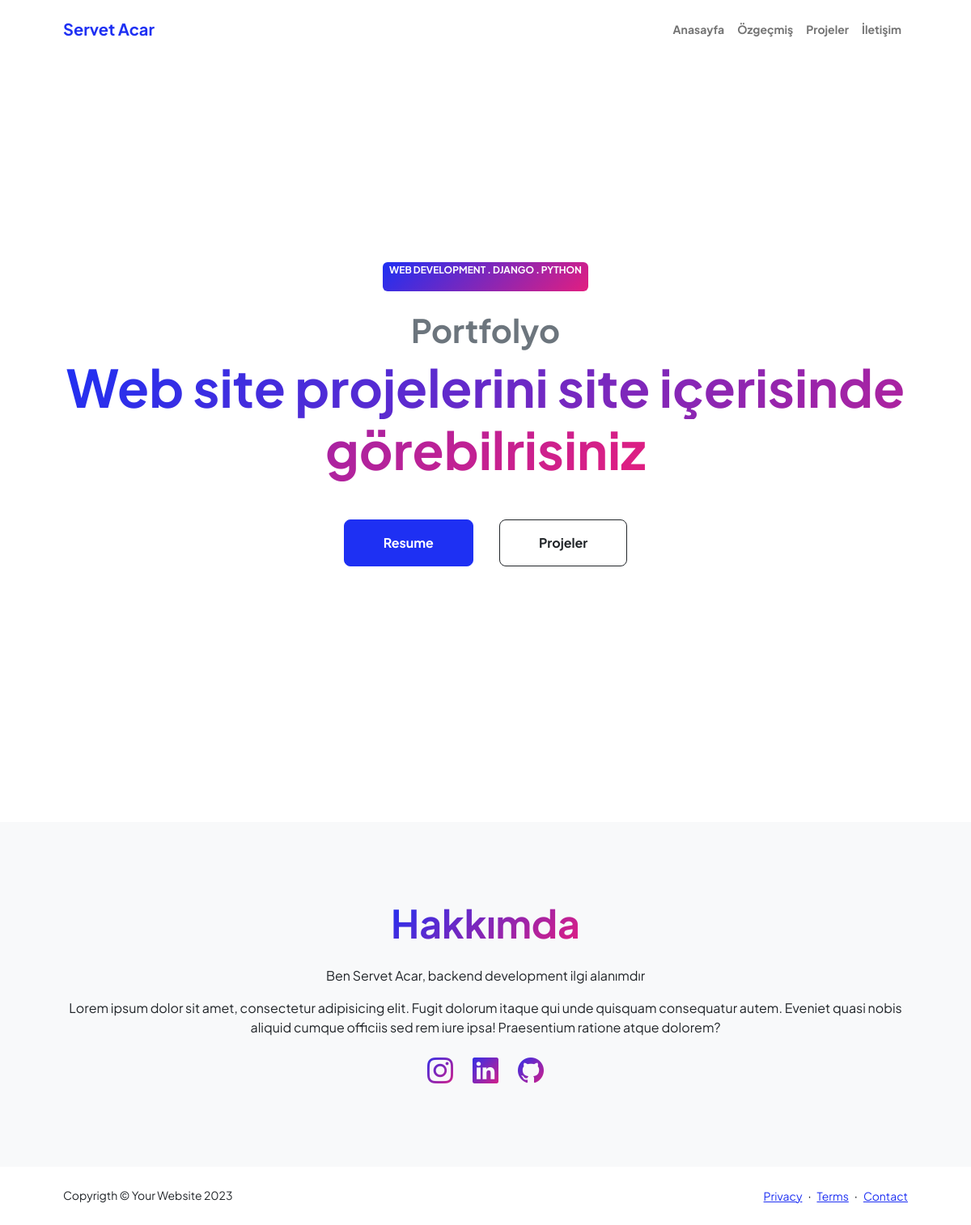
Before: / with the older database file.
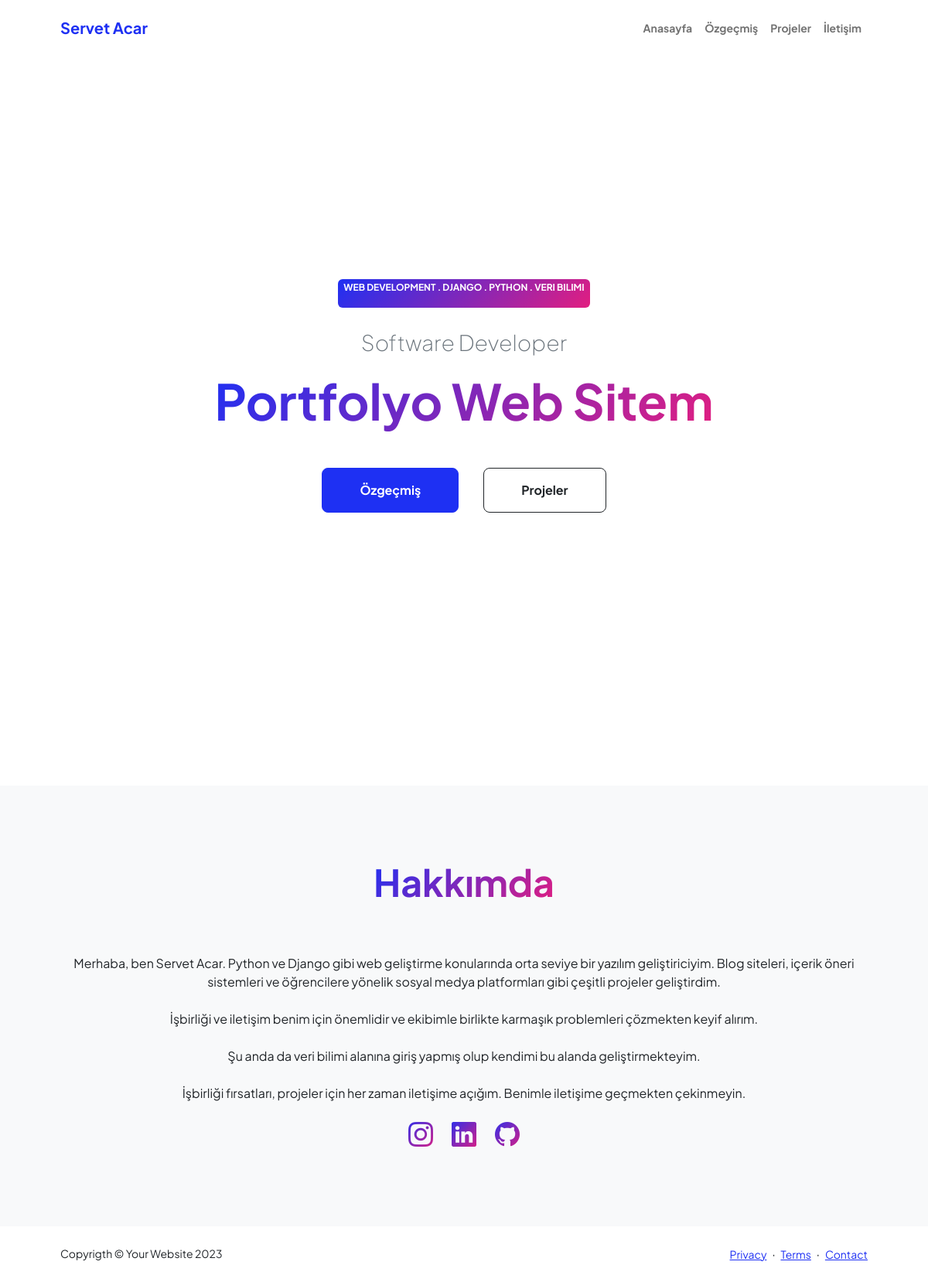
After: the same page with the newer database file.
### base/models.py (models this page shows)
class Main(models.Model):
    tool = RichTextField(null=True, blank=True)
    first_text = RichTextField(null=True, blank=True)
    text = models.TextField(null=True, blank=True)
    resume = models.CharField(max_length=300, null=True, blank=True)
    projects = models.CharField(max_length=300, null=True, blank=True)
    date = models.DateTimeField(auto_now=True)
    class Meta:
        verbose_name = ("Main")
        verbose_name_plural = ("Anasayfadaki ilk görünen yazılar")

class About(models.Model):
    about = models.CharField(max_length=200, null=True, blank=True)
    me = RichTextField(null=True, blank=True)
    description = RichTextField(null=True, blank=True)
    date = models.DateTimeField(auto_now=True)
    class Meta:
        verbose_name = ("About")
        verbose_name_plural = ("Hakkımda")

### base/views.py (the view)
# urls.py: path('', views.home, name='home'),
def home(request):
    navbars = Navbar.objects.first()
    mains = Main.objects.all().order_by('date')
    abouts = About.objects.all().order_by('date')
    socials = SocialMedia.objects.all().order_by('date')
    footers = Footer.objects.all().order_by('date')
    context = {'navbars': navbars,
               'mains': mains,
               'abouts': abouts,
               'socials': socials,
               'footers': footers}
    return render(request, 'base/home.html', context)

### base/templates/base/home.html (shortened to what this page needs)
{% extends 'main.html' %}
{% block content %}
{% load static %}
            <header class="py-5">
                <div class="container px-5 pb-5">
                    {% for main in mains %}
                    <div class="d-flex flex-column justify-content-center align-items-center vh-100 text-center">
                        <div class="badge bg-gradient-primary-to-secondary text-white mb-4">
                            <div class="text-uppercase">{{main.tool | safe}}</div>
                        </div>
                        <div class="fs-3 fw-light text-muted">{{main.first_text | safe}}</div>
                        <h1 class="display-3 fw-bolder mb-5"><span class="text-gradient d-inline">{{main.text}}</span></h1>
                        <div class="d-grid gap-3 d-sm-flex justify-content-sm-center justify-content-xxl-start mb-3">
                            <a class="btn btn-primary btn-lg px-5 py-3 me-sm-3 fs-6 fw-bolder" href="{% url 'resume' %}">{{main.resume}}</a>
                            <a class="btn btn-outline-dark btn-lg px-5 py-3 fs-6 fw-bolder" href="{% url 'project' %}">{{main.projects}}</a>
                        </div>
                    </div>
                    {% endfor %}
                </div>
            </header>
            <section class="bg-light py-5">
                <div class="container px-5">
                    <div class="row gx-5 justify-content-center">
                        <div class="col-xxl-8">
                            <div class="text-center my-5">
                                {% for about in abouts %}
                                <h2 class="display-5 fw-bolder"><span class="text-gradient d-inline">{{about.about | safe}}</span></h2>
                                <p class="lead fw-light mb-4">{{about.me | safe}}</p>
                                <p class="text-muted">{{about.description | safe }}</p>
                                {% endfor %}
                                {% for social in socials %}
                                <div class="d-flex justify-content-center fs-2 gap-4">
                                    {% if social.instagram %}
                                    <a class="text-gradient" href="{{social.instagram}}" target="_blank"><i class="bi bi-instagram"></i></a>
                                    {% endif %}
                                    {% if social.linkedin %}
                                    <a class="text-gradient" href="{{social.linkedin}}" target="_blank"><i class="bi bi-linkedin"></i></a>
                                    {% endif %}
                                    {% if social.github %}
                                    <a class="text-gradient" href="{{social.github}}" target="_blank"><i class="bi bi-github"></i></a>
                                    {% endif %}
                                </div>
                                {% endfor %}
                            </div>
                        </div>
                    </div>
                </div>
            </section>
{% endblock %}

Changed rows visible on the page:
changed Main "Projeler": tool "WEB DEVELOPMENT . DJANGO . PYTHON" → "WEB DEVELOPMENT . DJANGO . PYTHON . VERI BILIMI"; first_text "Portfolyo" → "Software Developer"; text "Web site projelerini site içerisinde görebilrisiniz" → "Portfolyo Web Sitem"; resume "Resume" → "Özgeçmiş"
changed About "Hakkımda": description "Lorem ipsum dolor sit amet, consectetur adipisicing elit. Fugit dolorum itaque qui unde quisquam consequatur autem. Eveniet quasi nobis aliquid cumque officiis sed rem iure ipsa! Praesentium ratione atque dolorem?" → "Merhaba, ben Servet Acar. Python ve Django gibi web geliştirme konularında orta seviye bir yazılım geliştiriciyim. Blog siteleri, içerik öneri sistemleri ve öğrencilere yönelik sosyal medya platformları gibi çeşitli projeler geliştirdim. İşbirliği ve iletişim benim için önemlidir ve ekibimle birlikte karmaşık problemleri çözmekten keyif alırım. Şu anda da veri bilimi alanına giriş yapmış olup kendimi bu alanda geliştirmekteyim. İşbirliği fırsatları, projeler için her zaman iletişime açığım. Benimle iletişime geçmekten çekinmeyin."; me "Ben Servet Acar, backend development ilgi alanımdır" → (not shown)
